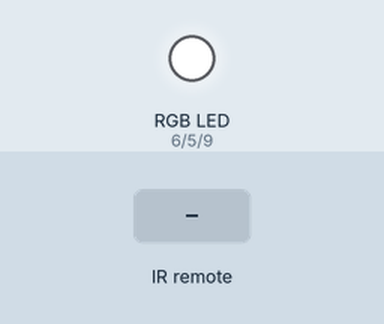
Recording of a sketch running on a simulated Arduino Uno, built with avr-gcc and run on an emulated ATmega328P. Shown: an RGB LED mixed from three pins (HIGH = lit). Inputs (shaded band) come from the test bench.

Above: at 1.2 s.
1.3 s: infrared code 0x1EC81DBF received
At 1.45 s:
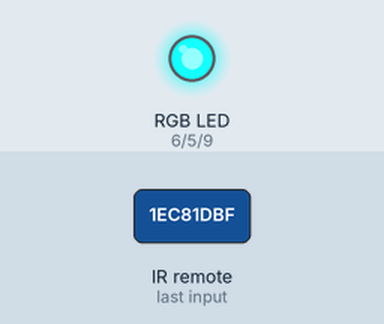
4.3 s: infrared code 0x450753D6 received
At 5.05 s:
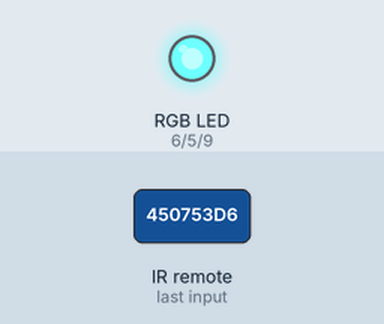
Timing chart, 0 to 12.0 s (numbered marks = the images above; inputs shaded):
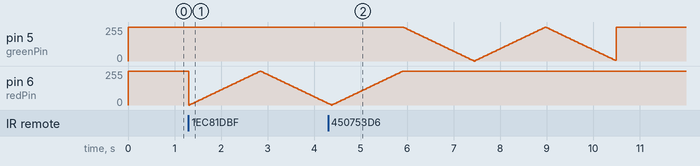

The sketch:

lab4_ex5.ino
```cpp
// Include IR Remote Library
#include <IRremote.h>
// Define sensor pin
const int RECV_PIN = 4;
// Define LED pin constants

const int redPin = 6;
const int greenPin = 5;
const int bluePin = 9;

// Define integer to remember toggle state
int togglestate = 0;
// Define IR Receiver and Results Objects

int brightness = 0; // how bright the LED is
int steps = 5;

IRrecv irrecv(RECV_PIN);
decode_results results ;

void setup(){
  irrecv.enableIRIn(); // Enable the IR Receiver
  pinMode(greenPin, OUTPUT); // Set LED pins as Outputs
  pinMode(redPin, OUTPUT);
  pinMode(bluePin, OUTPUT);
  analogWrite(greenPin,255);
  analogWrite(bluePin,255);
  analogWrite(redPin, 255) ;
}

void loop(){
  if (irrecv.decode(&results)){
    switch(results.value){
      case 0x1EC81DBF:
        togglestate=0;
        while(togglestate <3){
          analogWrite(greenPin,255);
          analogWrite(bluePin,255);
          analogWrite(redPin, brightness) ;
          brightness = brightness + steps;
          if (brightness == 0 || brightness == 255) {
            steps = -steps;
            togglestate++;
          }
          delay(30);
        }
        analogWrite(redPin,255);
        break;
      case 0x450753D6:
        togglestate=0;
        while(togglestate <3){
          analogWrite(bluePin,255);
          analogWrite(redPin,255);
          analogWrite(greenPin, brightness) ;
          brightness = brightness + steps;
          if (brightness == 0 || brightness == 255) {
            steps = -steps;
            togglestate++;
          }
          delay(30);
        }
        analogWrite(greenPin,255);
        break;
      case 0xBA0F4EDF:
        togglestate=0;
        while(togglestate <3){
          analogWrite(redPin,255);
          analogWrite(greenPin,255);
          analogWrite(bluePin, brightness) ;
          brightness = brightness + steps;
          if (brightness == 0 || brightness == 255) {
            steps = -steps;
            togglestate++;
          }
          delay(30);
        }
        analogWrite(bluePin,255);
        break;
    }
    irrecv.resume();
  }
}
```
